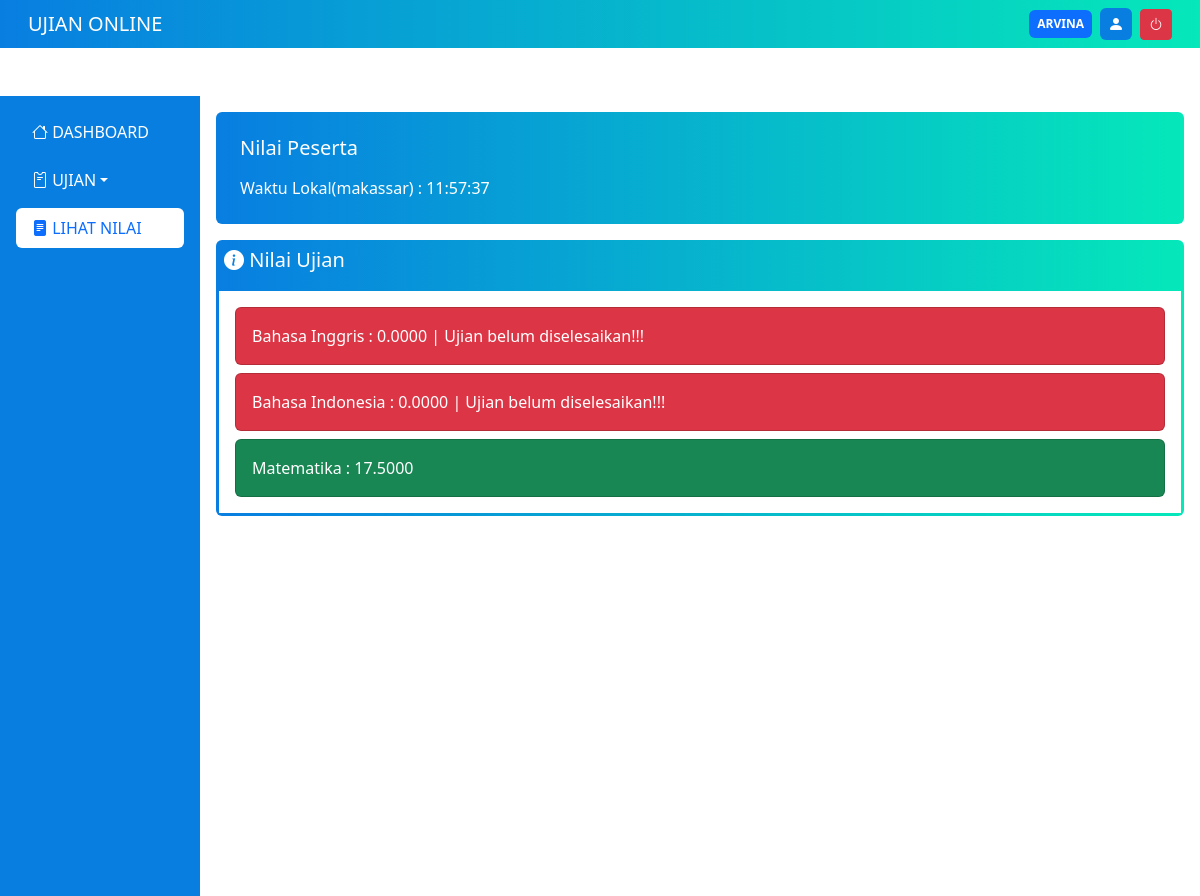
/peserta/nilai.php (signed in), run on the app's committed database.
### tables this page shows
CREATE TABLE `shuffle` (
  `id` int(11) NOT NULL,
  `id_user` int(11) NOT NULL,
  `id_mapel` varchar(20) NOT NULL,
  `soal` text NOT NULL,
  `submit` int(1) NOT NULL,
  `nilai` double(10,4) NOT NULL
);

CREATE TABLE `mapel` (
  `kode_mapel` varchar(20) NOT NULL,
  `nama_mapel` varchar(20) NOT NULL,
  `guru_mapel` varchar(255) NOT NULL
);

### peserta/peserta.php (called while the page is built, shortened)
<?php
class peserta
{
    private $server     = "localhost";
    private $username   = "root";
    private $password = "root1234";
    private $db         = "db_ujian";
    private $conn;
    public function __construct()
    {
        try {
            $this->conn = new mysqli($this->server, $this->username, $this->password, $this->db);
        } catch (Exception $e) {
            echo "conectionn failed" . $e->getMessage();
        }
    }
    public function saveShuffle($id, $kode_mapel)
    {
        $id_user = $_SESSION['id_user'];
        $id_save = implode(",", $id);
        $nilai  = 0.00;
        $query = "INSERT INTO shuffle VALUES('', '$id_user', '$kode_mapel', '$id_save', 0, '$nilai')";
        $this->conn->query($query);
    }
    public function getNilai()
    {
        $id_user = $_SESSION['id_user'];
        $query = "SELECT * FROM shuffle as A JOIN mapel as B ON A.id_mapel=B.kode_mapel WHERE A.id_user = '$id_user'";
        $hasil = $this->conn->query($query);
        $res = [];
        foreach ($hasil as $h) {
            array_push(
                $res,
                [
                        "kode_mapel" => $h['kode_mapel'],
                        "nama_mapel" => $h['nama_mapel'],
                        "nilai" => $h['nilai'],
                        "finish" => $h['submit'],
                ],
                );
        }
        return $res;
    }
}

### peserta/nilai.php (the view, shortened to what this page needs)
<?php
$page = 'lihat_nilai';
require 'peserta.php';
$app = new peserta();
$allNilai = $app->getNilai();
?>
<!DOCTYPE html>
<html lang="en">
<head>
    <?php require 'links.php'; ?>
</head>
<body>
    <?php require 'navbar.php' ?>
    <section class="d-flex pt-5">
        <?php include 'sidebar.php'; ?>
        <div class="container-fluid p-3 d-flex flex-column gap-3">
            <div class="d-flex flex-column gap-2 w-100 my-gradient bg-opacity-50 p-4 rounded-2">
                <h5 class="text-white">Nilai Peserta</h5>
                <span class="text-white">
                    Waktu Lokal(makassar) : <span id="showTime"><?= date('h:i:s') ?></span>
                </span>
            </div>
            <div class="w-100 overflow-hidden rounded-2">
                <div class="w-100 my-gradient p-2">
                    <h5 class="text-white"> <i class="bi-info-circle-fill"></i> Nilai Ujian</h5>
                </div>
                <div class="p-3 d-flex flex-column gap-2 my-gradient-border">
                    <?php
                    foreach ($allNilai as $nilai) :
                        $cekFinish = ($nilai['finish'] != 1);
                        $ket = ($cekFinish) ? " | Ujian belum diselesaikan!!!" : "";
                    ?>
                        <div class="card bg-<?= (!$cekFinish) ? 'success' : 'danger' ?> text-white">
                            <div class="card-body">
                                <p class="card-text">
                                    <?= $nilai['nama_mapel'] . " : " . $nilai['nilai'] . $ket ?>
                                </p>
                            </div>
                        </div>
                    <?php endforeach; ?>
                </div>
            </div>
        </div>
    </section>
</body>
</html>

### peserta/links.php (shortened to what this page needs)
<link rel="stylesheet" href="../assets/css/mycolor.css">
<link rel="stylesheet" href="../assets/css/dashboard.css">
<link rel="stylesheet" href="../assets/css/bootstrap.min.css">
<link rel="stylesheet" href="../assets/bootstrap-icons-1.10.3/bootstrap-icons.css">

### peserta/navbar.php
<nav class="navbar my-gradient w-100 px-3 ">
    <div class="container-fluid d-flex justify-content-between align-content-center">
        <div class="navbar-left">
            <a href="#" class="navbar-brand text-white">UJIAN ONLINE</a>
        </div>
        <div class="navbar-left d-flex gap-2 align-items-center">
            <span class="text-white badge bg-primary p-2"><?=$_SESSION['username']?></span>
            <a href="#" class="text-center my-primary-bg text-uppercase text-white my-primary-clr py-1 px-2 rounded-2" data-bs-toggle="tooltip"
            data-bs-placement="bottom" data-bs-title="Profil"><i class="bi-person-fill"></i></a>
            <a href="../logout.php" class="btn btn-danger btn-sm" data-bs-toggle="tooltip"
            data-bs-placement="bottom" data-bs-title="Logout"><i class="bi-power"></i></a>
        </div>
    </div>
</nav>

### peserta/sidebar.php (shortened to what this page needs)
<div class="sidebar my-primary-bg d-flex flex-column flex-shrink-0 p-3 px-md-3 px-lg-3 gap-4">
    <div class="nav-menu ">
        <ul class="nav nav-pills flex-column gap-2">
            <li class="nav-item">
                <?php
                if ($page == 'dashboard') {
                ?>
                    <a class="nav-link bg-white my-primary-clr" aria-current="page" href="index.php"><i class="bi-house-fill"></i> DASHBOARD</a>
                <?php
                } else {
                ?>
                    <a class="nav-link text-white" aria-current="page" href="index.php"><i class="bi-house"></i> DASHBOARD</a>
                <?php }; ?>
            </li>
            <li class="nav-item">
                <div class="dropdown">
                    <a class="nav-link text-white dropdown-toggle" href="#" role="button" data-bs-toggle="dropdown" aria-expanded="false">
                        <i class="bi-pass"></i> UJIAN</a>
                </div>
            </li>
            <li class="nav-item">
                <?php
                if ($page == 'lihat_nilai') {
                ?>
                    <a class="nav-link bg-white my-primary-clr" aria-current="page" href="#"><i class="bi-file-text-fill"></i> LIHAT NILAI</a>
                <?php
                } else {
                ?>
                    <a class="nav-link text-white" aria-current="page" href="nilai.php"><i class="bi-file-text"></i> LIHAT NILAI</a>
                <?php }; ?>
            </li>
        </ul>
    </div>
    <div class="sticky-top pt-2">
    </div>
</div>

### assets/css/mycolor.css (style rules this page uses)
:root { --my-primary-clr: #087EE1; --my-secondary-clr: #05E8BA; }
.my-primary-bg { background-color: var(--my-primary-clr); }
.my-primary-clr { color: var(--my-primary-clr); }
.my-gradient { background: linear-gradient(90deg, #087EE1 0%, #05E8BA 100%); }
.my-gradient-border { border: 3px solid; border-image-slice: 1; border-image-source: linear-gradient(90deg, #087EE1 0%, #05E8BA 100%) !important; }

### assets/css/dashboard.css (style rules this page uses)
.sidebar { width: 200px; min-height: 100vh; z-index: 999; }
.sidebar { transition: all .375s ease-in-out; }

### data on the page
shuffle: id_mapel.nama_mapel "Bahasa Inggris", nilai "0.0000", submit "| Ujian belum diselesaikan!!!"
shuffle: id_mapel.nama_mapel "Bahasa Indonesia", nilai "0.0000", submit "| Ujian belum diselesaikan!!!"
shuffle: id_mapel.nama_mapel "Matematika", nilai "17.5000"

### other printed values
$_SESSION['username'] "ARVINA"
